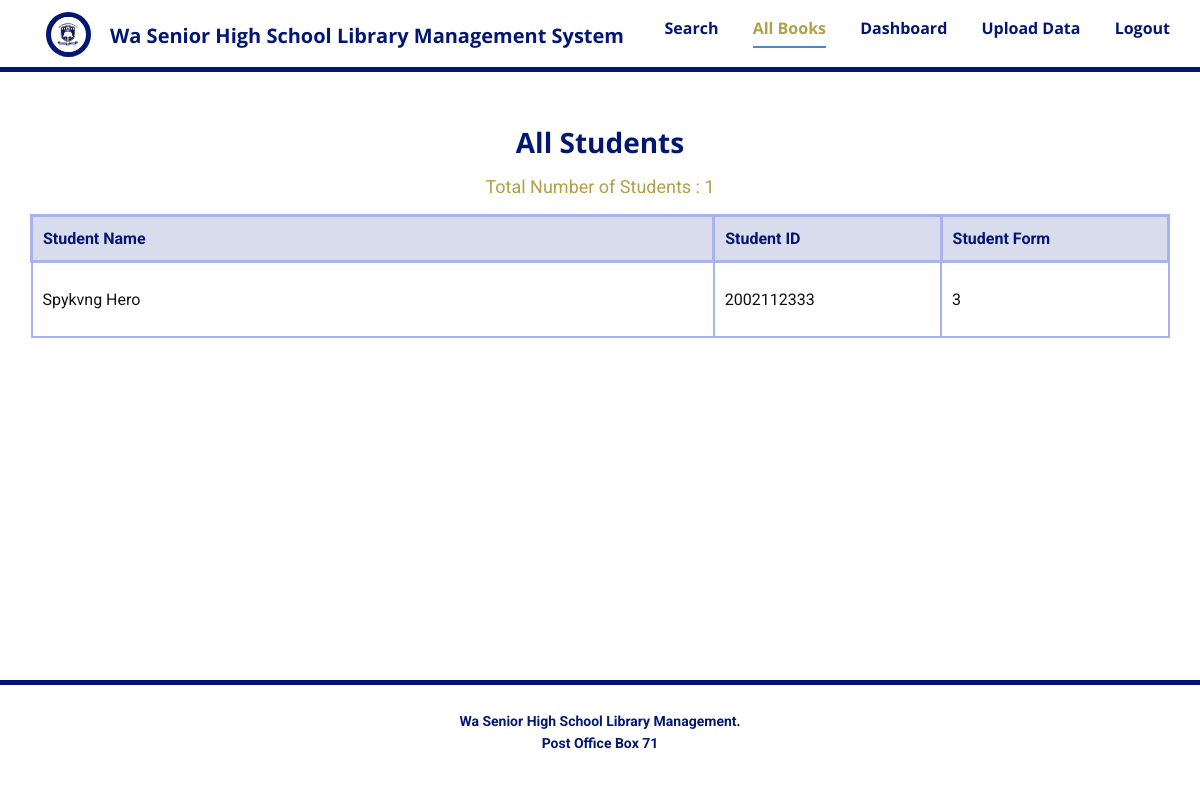
/all-students (signed in), run on an earlier commit of the app's database.
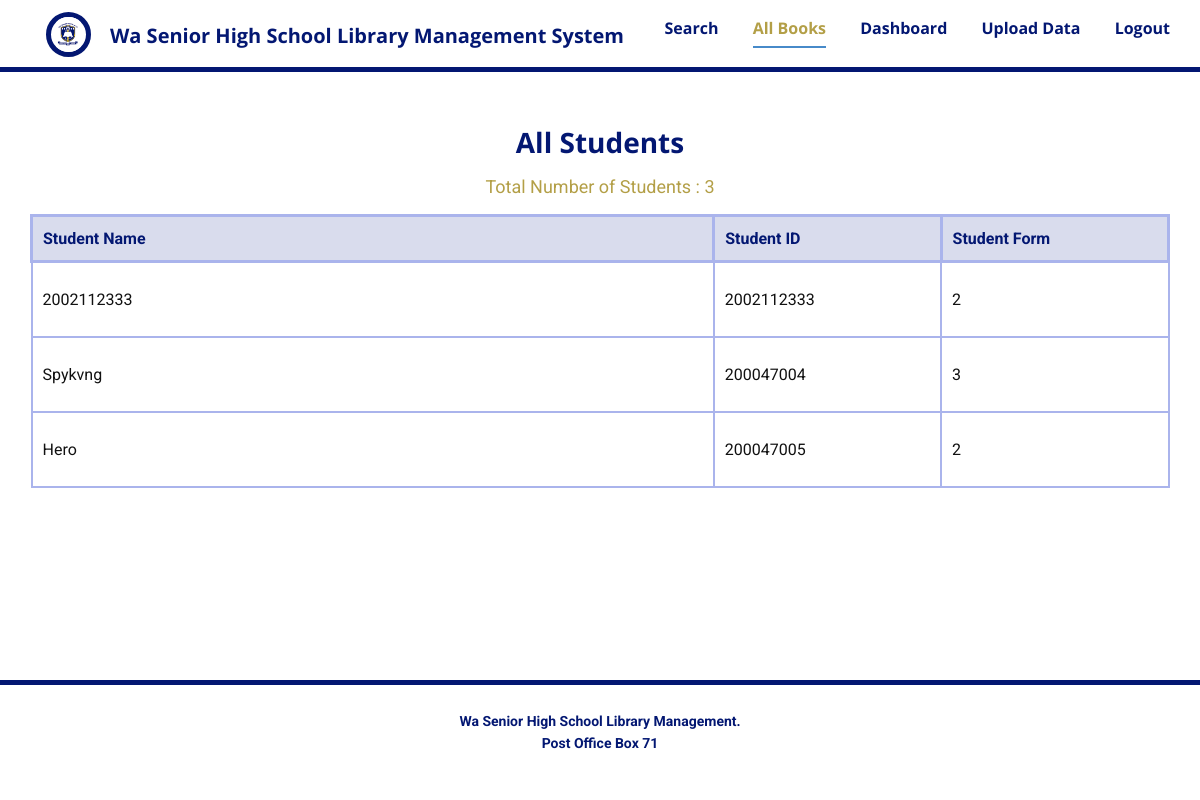
And on a later commit of the database.
### database.py (models this page shows, shortened)
class Students(db.Model):
    id = db.Column(db.Integer, primary_key=True)
    name = db.Column(db.String(30), unique=False, nullable=True)
    student_id = db.Column(db.String(20), unique=True, nullable=False)
    form = db.Column(db.String(20), unique=False, nullable=True)

### routes.py (the view)
@app.route("/all-students")
@login_required
def all_students():
    all_students = Students.query.all()
    total_students = Students.query.count()
    return render_template("All-students.html", total_students=total_students, all_students = all_students)

### routes.py (called while the page is built)
@login_manager.user_loader
def load_user(user_id):
    return Admin.query.get(int(user_id))

### templates/All-students.html
{% extends 'Base.html' %} {% block head %}
<link
  href="{{ url_for('static', filename='Tables.css') }}"
  media="screen"
  rel="stylesheet"
/>
{% endblock %} {% block content %}
<section
  class="u-clearfix u-container-align-center-xl u-section-2"
  id="sec-ddd3"
>
  <div class="u-clearfix u-sheet u-sheet-1">
    <h3
      class="u-align-center u-text u-text-custom-color-1 u-text-default u-text-1"
    >
      All Students
    </h3>
    <p
      class="u-align-center u-text u-text-custom-color-3 u-text-default u-text-2"
    >
      Total Number of Students : {{total_students}}
    </p>
    <div
      class="u-align-left u-expanded-width u-table u-table-responsive u-table-1"
    >
      <table class="u-table-entity">
        <colgroup>
          <col width="60%" />
          <col width="20%" />
          <col width="20%" />
        </colgroup>
        <thead
          class="u-custom-color-2 u-table-header u-text-custom-color-1 u-table-header-1"
        >
          <tr style="height: 46px">
            <th
              class="u-border-3 u-border-custom-color-5 u-table-cell u-table-cell-1"
            >
             Student Name
            </th>
            <th
              class="u-border-3 u-border-custom-color-5 u-table-cell u-table-cell-2"
            >
              Student ID
            </th>
            <th
              class="u-border-3 u-border-custom-color-5 u-table-cell u-table-cell-3"
            >
              Student Form
            </th>
          </tr>
        </thead>
        <tbody class="u-table-body">
          {% for student in all_students %}
          <tr style="height: 75px">
            <td class="u-border-2 u-border-custom-color-5 u-table-cell">
              {{student.name}}
            </td>
            <td class="u-border-2 u-border-custom-color-5 u-table-cell">
              {{student.student_id}}
            </td>
            <td class="u-border-2 u-border-custom-color-5 u-table-cell">
              {{student.form}}
            </td>
          </tr>
          {% endfor %}
        </tbody>
      </table>
    </div>
  </div>
</section>
{% endblock %}

### templates/Base.html (shortened to what this page needs)
<html lang="en" style="font-size: 16px">
  <head>
    <link
      href="{{ url_for('static', filename='nicepage.css') }}"
      media="all"
      rel="stylesheet"
    />
    {% block head %}{% endblock %}
    <link
      rel="stylesheet"
      href="https://cdn.jsdelivr.net/npm/bootstrap@5.2.3/dist/css/bootstrap.min.css"
    />
  </head>
  <body class="u-body u-xl-mode" data-lang="en" data-path-to-root="./">
    <header
      class="u-border-5 u-border-custom-color-1 u-border-no-left u-border-no-right u-border-no-top u-clearfix u-header u-header"
      id="sec-ab80"
    >
      <div class="u-clearfix u-sheet u-sheet-1">
        <nav class="u-menu u-menu-dropdown u-offcanvas u-menu-1">
          <div class="u-custom-menu u-nav-container">
            <ul
              class="u-custom-font u-font-open-sans u-nav u-spacing-30 u-unstyled u-nav-1"
            >
              <li class="u-nav-item">
                <a
                  class="u-border-2 u-border-active-palette-1-base u-border-hover-palette-1-base u-border-no-left u-border-no-right u-border-no-top u-button-style u-nav-link u-text-active-custom-color-3 u-text-custom-color-1 u-text-hover-custom-color-2"
                  style="padding: 10px 0px"
                  >Search</a
                >
              </li>
              <li class="u-nav-item">
                <a href="{{url_for('all_books')}}"
                  class="u-border-2 u-border-active-palette-1-base u-border-hover-palette-1-base u-border-no-left u-border-no-right u-border-no-top u-button-style u-nav-link u-text-active-custom-color-3 u-text-custom-color-1 u-text-hover-custom-color-2"
                  style="padding: 10px 0px"
                  >All Books</a
                >
              </li>
              {% if current_user.is_authenticated %}
              <li class="u-nav-item">
                <a
                  class="u-border-2 u-border-active-palette-1-base u-border-hover-palette-1-base u-border-no-left u-border-no-right u-border-no-top u-button-style u-nav-link u-text-active-custom-color-3 u-text-custom-color-1 u-text-hover-custom-color-2"
                  href="{{url_for('dashboard')}}"
                  style="padding: 10px 0px"
                  >Dashboard</a
                >
              </li>
              <li class="u-nav-item">
                <a
                  class="u-border-2 u-border-active-palette-1-base u-border-hover-palette-1-base u-border-no-left u-border-no-right u-border-no-top u-button-style u-nav-link u-text-active-custom-color-3 u-text-custom-color-1 u-text-hover-custom-color-2"
                  style="padding: 10px 0px"
                  >Upload Data</a
                >
              </li>
              <li class="u-nav-item">
                <a
                  class="u-border-2 u-border-active-palette-1-base u-border-hover-palette-1-base u-border-no-left u-border-no-right u-border-no-top u-button-style u-nav-link u-text-active-custom-color-3 u-text-custom-color-1 u-text-hover-custom-color-2"
                  href="{{url_for('logout')}}"
                  style="padding: 10px 0px"
                  >Logout</a
                >
              </li>
              {% endif %}
            </ul>
          </div>
        </nav>
        <img
          alt=""
          class="u-border-5 u-border-custom-color-1 u-image u-image-circle u-image-contain u-image-1"
          data-href="Home.html"
          data-image-height="267"
          data-image-width="189"
          src="{{ url_for('static', filename='images/images.png') }}"
        />
        <h5
          class="u-custom-font u-font-open-sans u-text u-text-custom-color-1 u-text-default u-text-1"
        >
          <a
            class="u-active-none u-border-none u-btn u-button-link u-button-style u-hover-none u-none u-text-custom-color-1 u-btn-1"
            href="{{url_for('login_student')}}"
            >Wa Senior High School Library Management System</a
          >
        </h5>
      </div>
    </header>
    {% block content %} {% endblock %}
    <footer
      class="u-align-center u-border-5 u-border-custom-color-1 u-border-no-bottom u-border-no-left u-border-no-right u-clearfix u-custom-color-4 u-footer u-footer"
      id="sec-cfa5"
    >
      <div class="u-clearfix u-sheet u-valign-middle u-sheet-1">
        <p
          class="u-small-text u-text u-text-custom-color-1 u-text-variant u-text-1"
        >
          Wa Senior High School Library Management.<br />Post Office Box 71
        </p>
      </div>
    </footer>
  </body>
</html>

### static/Tables.css (style rules this page uses)
.u-section-2 .u-sheet-1 { min-height: 608px; }
.u-section-2 .u-text-1 { font-weight: 700; margin: 54px auto 0; }
.u-section-2 .u-text-2 { width: 238px; margin: 13px auto 0; }
.u-section-2 .u-table-1 { margin-top: 13px; margin-bottom: 60px; height: 340px; }
.u-section-2 .u-table-header-1 { font-weight: 700; background-image: none; }
.u-section-2 .u-table-cell-1 { border-style: solid; }
.u-section-2 .u-table-cell-2 { border-style: solid; }
.u-section-2 .u-table-cell-3 { border-style: solid; }

What changed in the data, as far as the page shows it:
changed Students (number 1 of 3 on the later page): name "Spykvng Hero" → "2002112333"; form "3" → "2"
added Students: name "Spykvng", student_id "200047004", form "3"
added Students: name "Hero", student_id "200047005", form "2"
Also different on the page:
{{ total_students }}: "1" → "3"
